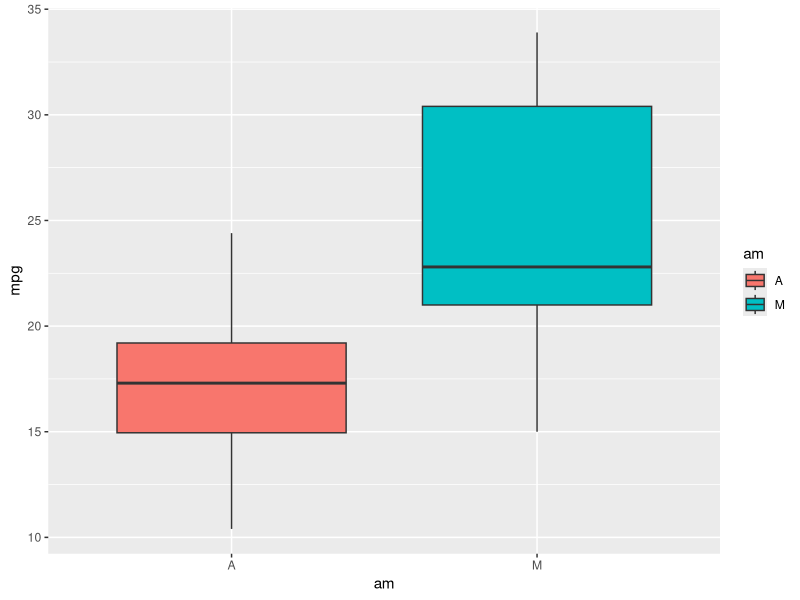
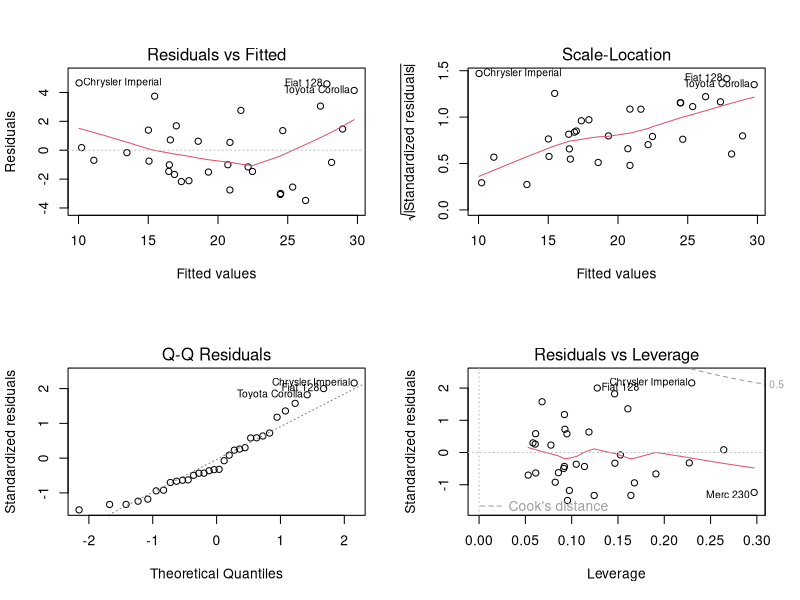

These charts were generated, in order, by the following R code:
## ---- chunk 1
knitr::opts_chunk$set(echo = TRUE)
## ---- chunk 2
data("mtcars")
data <- mtcars
data$am <- as.factor(data$am)
levels(data$am)<-c("A","M")

data$cyl <- as.factor(data$cyl)
data$gear <- as.factor(data$gear)
data$vs <- as.factor(data$vs)
levels(data$vs)<- c("V","S")

## ---- chunk 3
str(data)
head(data)
## ---- chunk 4
library(ggplot2)
g <- ggplot(data, aes(am, mpg))
g <- g + geom_boxplot(aes(fill = am))
print(g)
## ---- chunk 5
correlation <- cor(mtcars$mpg, mtcars)
correlation <- correlation[,order(-abs(correlation[1,]))]
correlation

variables <- names(correlation)[1: which(names(correlation)=="am")]
variables

## ---- chunk 6
first <- lm(mpg ~ am, data)
summary(first)
## ---- chunk 7
last <- lm(mpg ~ ., data)
summary(last)
## ---- chunk 8
best <- step(last, direction="both", trace=FALSE)
summary(best)
## ---- chunk 9
layout(matrix(c(1,2,3,4),2,2))
plot(best)
